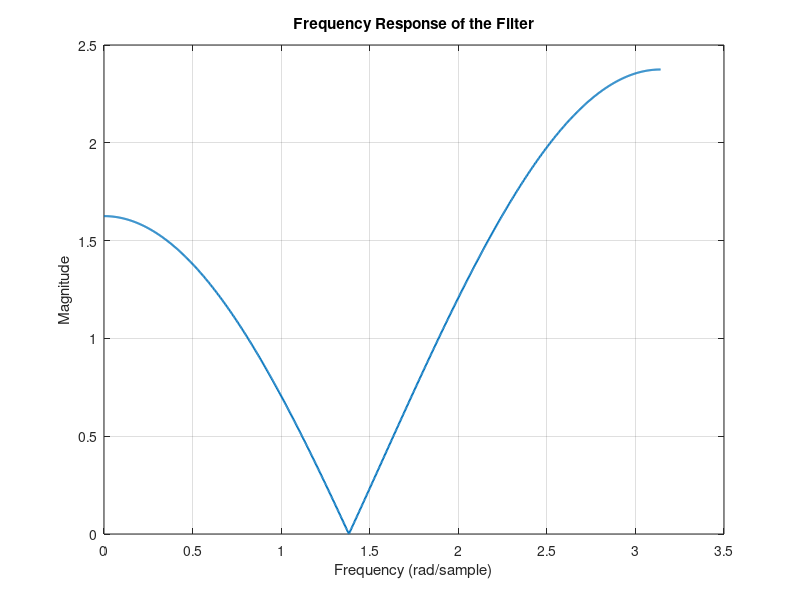

MATLAB code to generate this figure:
clear
clc

b = [1, -2*cos(0.44*pi), 1]; % Filter coefficient of y[n]
a = [1];  % Filter coefficient of x[n]
w = linspace(0, pi, 1000);  % Frequency range from 0 to pi
H = freqz(b, a, w); % Frequency response

% Plot frequency response
plot(w, abs(H), 'LineWidth', 1.5);
xlabel('Frequency (rad/sample)');
ylabel('Magnitude');
title('Frequency Response of the Filter');
grid on;